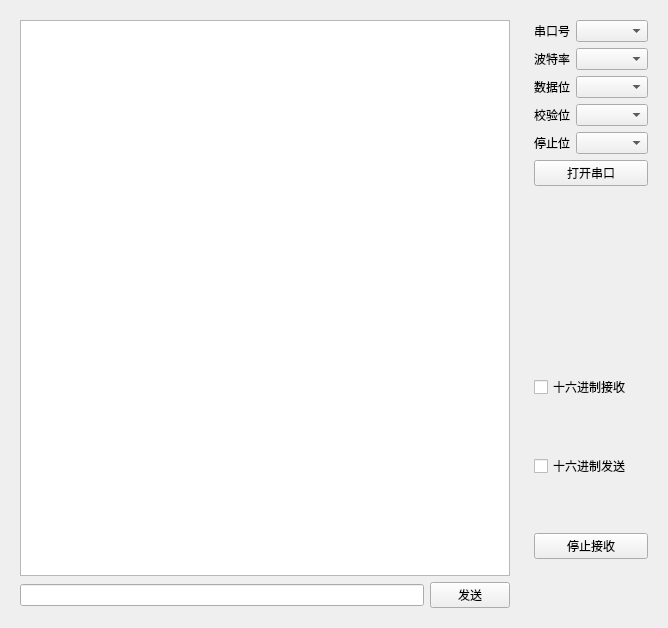
<?xml version="1.0" encoding="UTF-8"?>
<ui version="4.0">
 <class>Widget</class>
 <widget class="QWidget" name="Widget">
  <property name="geometry">
   <rect>
    <x>0</x>
    <y>0</y>
    <width>668</width>
    <height>628</height>
   </rect>
  </property>
  <property name="windowTitle">
   <string>Widget</string>
  </property>
  <layout class="QGridLayout" name="gridLayout_2">
   <item row="0" column="0" rowspan="2">
    <widget class="QWidget" name="widget" native="true">
     <layout class="QGridLayout" name="gridLayout">
      <item row="1" column="0">
       <widget class="QLineEdit" name="txtLine"/>
      </item>
      <item row="1" column="1">
       <widget class="QPushButton" name="btnSend">
        <property name="text">
         <string>发送</string>
        </property>
       </widget>
      </item>
      <item row="0" column="0" colspan="2">
       <widget class="QListView" name="listView"/>
      </item>
     </layout>
    </widget>
   </item>
   <item row="0" column="1">
    <widget class="QWidget" name="widget_2" native="true">
     <layout class="QFormLayout" name="formLayout">
      <item row="0" column="0">
       <widget class="QLabel" name="label">
        <property name="text">
         <string>串口号</string>
        </property>
       </widget>
      </item>
      <item row="0" column="1">
       <widget class="QComboBox" name="cmbSerialNumber"/>
      </item>
      <item row="1" column="0">
       <widget class="QLabel" name="label_2">
        <property name="text">
         <string>波特率</string>
        </property>
       </widget>
      </item>
      <item row="1" column="1">
       <widget class="QComboBox" name="cmbBaudrate"/>
      </item>
      <item row="2" column="0">
       <widget class="QLabel" name="label_3">
        <property name="text">
         <string>数据位</string>
        </property>
       </widget>
      </item>
      <item row="2" column="1">
       <widget class="QComboBox" name="cmbDataBit"/>
      </item>
      <item row="3" column="0">
       <widget class="QLabel" name="label_4">
        <property name="text">
         <string>校验位</string>
        </property>
       </widget>
      </item>
      <item row="3" column="1">
       <widget class="QComboBox" name="cmbCheckBit"/>
      </item>
      <item row="4" column="0">
       <widget class="QLabel" name="label_5">
        <property name="text">
         <string>停止位</string>
        </property>
       </widget>
      </item>
      <item row="4" column="1">
       <widget class="QComboBox" name="cmbStopBit"/>
      </item>
      <item row="5" column="0" colspan="2">
       <widget class="QPushButton" name="btnOpenSerial">
        <property name="text">
         <string>打开串口</string>
        </property>
       </widget>
      </item>
     </layout>
    </widget>
   </item>
   <item row="1" column="1">
    <widget class="QWidget" name="widget_3" native="true">
     <layout class="QVBoxLayout" name="verticalLayout">
      <item>
       <widget class="QCheckBox" name="chkHEXReceive">
        <property name="text">
         <string>十六进制接收</string>
        </property>
       </widget>
      </item>
      <item>
       <widget class="QCheckBox" name="chkHEXSend">
        <property name="text">
         <string>十六进制发送</string>
        </property>
       </widget>
      </item>
      <item>
       <widget class="QPushButton" name="btnStopReceive">
        <property name="text">
         <string>停止接收</string>
        </property>
       </widget>
      </item>
     </layout>
    </widget>
   </item>
  </layout>
 </widget>
 <resources/>
 <connections/>
</ui>
